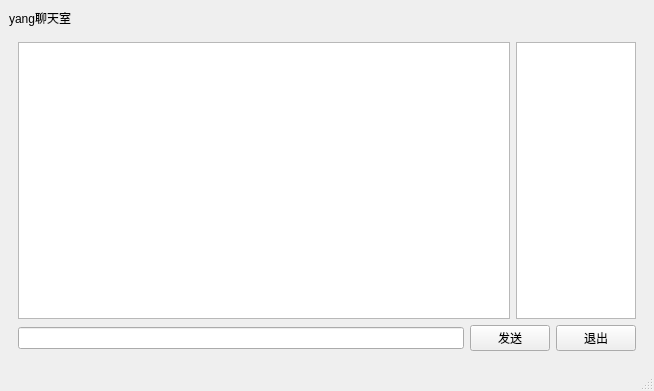
<?xml version="1.0" encoding="UTF-8"?>
<ui version="4.0">
 <class>MainWindow</class>
 <widget class="QMainWindow" name="MainWindow">
  <property name="geometry">
   <rect>
    <x>0</x>
    <y>0</y>
    <width>654</width>
    <height>391</height>
   </rect>
  </property>
  <property name="windowTitle">
   <string>聊天室客户端</string>
  </property>
  <widget class="QWidget" name="centralwidget">
   <layout class="QVBoxLayout" name="verticalLayout">
    <item>
     <widget class="QLabel" name="label">
      <property name="text">
       <string>yang聊天室</string>
      </property>
     </widget>
    </item>
    <item>
     <widget class="QStackedWidget" name="stackedWidget">
      <property name="currentIndex">
       <number>0</number>
      </property>
      <widget class="QWidget" name="chatPage">
       <layout class="QGridLayout" name="gridLayout">
        <item row="0" column="0">
         <layout class="QVBoxLayout" name="verticalLayout_3">
          <item>
           <layout class="QHBoxLayout" name="horizontalLayout">
            <item>
             <widget class="QTextEdit" name="roomTextEdit"/>
            </item>
            <item>
             <widget class="QListWidget" name="userListWidget">
              <property name="minimumSize">
               <size>
                <width>120</width>
                <height>0</height>
               </size>
              </property>
              <property name="maximumSize">
               <size>
                <width>120</width>
                <height>16777215</height>
               </size>
              </property>
             </widget>
            </item>
           </layout>
          </item>
          <item>
           <layout class="QHBoxLayout" name="horizontalLayout_2">
            <item>
             <widget class="QLineEdit" name="sayLineEdit"/>
            </item>
            <item>
             <widget class="QPushButton" name="sayButton">
              <property name="text">
               <string>发送</string>
              </property>
             </widget>
            </item>
            <item>
             <widget class="QPushButton" name="logoutButton">
              <property name="text">
               <string>退出</string>
              </property>
             </widget>
            </item>
           </layout>
          </item>
         </layout>
        </item>
       </layout>
      </widget>
      <widget class="QWidget" name="loginPage">
       <layout class="QGridLayout" name="gridLayout_4">
        <item row="1" column="1" rowspan="2">
         <widget class="QFrame" name="frame">
          <property name="frameShape">
           <enum>QFrame::StyledPanel</enum>
          </property>
          <property name="frameShadow">
           <enum>QFrame::Raised</enum>
          </property>
          <layout class="QVBoxLayout" name="verticalLayout_2">
           <item>
            <layout class="QGridLayout" name="gridLayout_2">
             <item row="0" column="0">
              <widget class="QLabel" name="label_2">
               <property name="text">
                <string>服务器地址：</string>
               </property>
              </widget>
             </item>
             <item row="0" column="1">
              <widget class="QLineEdit" name="lineEdit"/>
             </item>
             <item row="1" column="0">
              <widget class="QLabel" name="username">
               <property name="text">
                <string>昵称：</string>
               </property>
              </widget>
             </item>
             <item row="1" column="1">
              <widget class="QLineEdit" name="lineEdit_2"/>
             </item>
            </layout>
           </item>
           <item>
            <spacer name="verticalSpacer">
             <property name="orientation">
              <enum>Qt::Vertical</enum>
             </property>
             <property name="sizeType">
              <enum>QSizePolicy::Fixed</enum>
             </property>
             <property name="sizeHint" stdset="0">
              <size>
               <width>20</width>
               <height>10</height>
              </size>
             </property>
            </spacer>
           </item>
           <item>
            <widget class="QPushButton" name="loginButton">
             <property name="text">
              <string>登录聊天室</string>
             </property>
            </widget>
           </item>
          </layout>
         </widget>
        </item>
        <item row="1" column="2" rowspan="2">
         <spacer name="horizontalSpacer_2">
          <property name="orientation">
           <enum>Qt::Horizontal</enum>
          </property>
          <property name="sizeHint" stdset="0">
           <size>
            <width>160</width>
            <height>20</height>
           </size>
          </property>
         </spacer>
        </item>
        <item row="1" column="0" rowspan="2">
         <spacer name="horizontalSpacer">
          <property name="orientation">
           <enum>Qt::Horizontal</enum>
          </property>
          <property name="sizeHint" stdset="0">
           <size>
            <width>171</width>
            <height>132</height>
           </size>
          </property>
         </spacer>
        </item>
        <item row="3" column="0" colspan="3">
         <spacer name="verticalSpacer_2">
          <property name="orientation">
           <enum>Qt::Vertical</enum>
          </property>
          <property name="sizeHint" stdset="0">
           <size>
            <width>607</width>
            <height>58</height>
           </size>
          </property>
         </spacer>
        </item>
        <item row="0" column="0" colspan="3">
         <spacer name="verticalSpacer_3">
          <property name="orientation">
           <enum>Qt::Vertical</enum>
          </property>
          <property name="sizeHint" stdset="0">
           <size>
            <width>607</width>
            <height>59</height>
           </size>
          </property>
         </spacer>
        </item>
       </layout>
      </widget>
     </widget>
    </item>
   </layout>
  </widget>
  <widget class="QMenuBar" name="menubar">
   <property name="geometry">
    <rect>
     <x>0</x>
     <y>0</y>
     <width>654</width>
     <height>25</height>
    </rect>
   </property>
  </widget>
  <widget class="QStatusBar" name="statusbar"/>
 </widget>
 <resources/>
 <connections/>
</ui>
